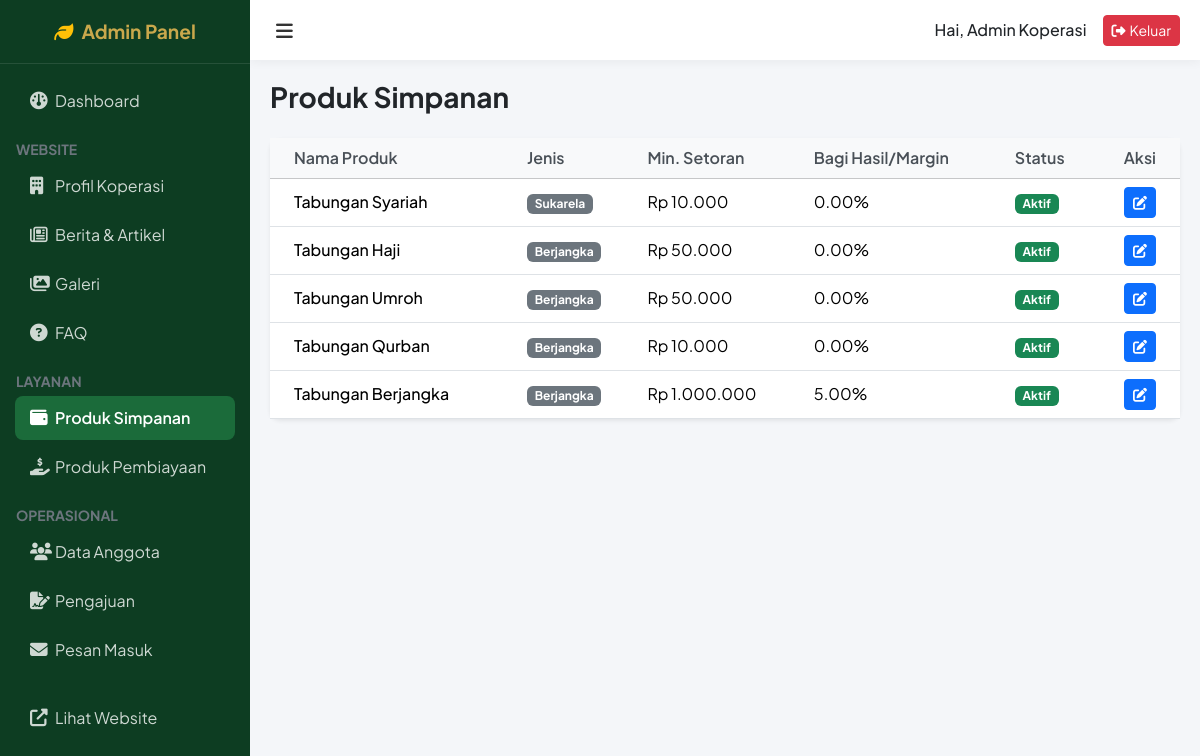
Screenshot of /admin-saving-product (signed in) with the database file from the repository.
### tables this page shows
CREATE TABLE savings_products (
    id INT AUTO_INCREMENT PRIMARY KEY,
    name VARCHAR(100) NOT NULL,
    type VARCHAR(50),
    description TEXT,
    min_amount DECIMAL(15,2),
    margin_rate DECIMAL(5,2),
    terms TEXT,
    is_active TINYINT(1) DEFAULT 1,
    created_at DATETIME
);

### app/controllers/AdminSavingProductController.php (called while the page is built, shortened)
<?php
class AdminSavingProductController extends Controller {
    public function index() {
        $model = $this->model('SavingProductModel');
        $data = [
            'title' => 'Kelola Produk Simpanan',
            'products' => $model->findAll()
        ];
        $this->view('admin/saving_products', $data);
    }
}

### app/core/App.php (called while the page is built, shortened)
<?php
class App {
    protected $controller = 'HomeController';
    protected $method = 'index';
    public function __construct() {
        $url = $this->parseUrl();
        $controllerName = isset($url[0]) ? str_replace('-', '', ucwords($url[0], '-')) . 'Controller' : $this->controller;
        if (file_exists(APP_ROOT . '/app/controllers/' . $controllerName . '.php')) {
            $this->controller = $controllerName;
            unset($url[0]);
        }
        $this->controller = new $this->controller;
        $this->params = $url ? array_values($url) : [];
        call_user_func_array([$this->controller, $this->method], $this->params);
    }
    public function parseUrl() {
        if (isset($_GET['url'])) {
            $url = rtrim($_GET['url'], '/');
            $url = filter_var($url, FILTER_SANITIZE_URL);
            $url = explode('/', $url);
            return $url;
        }
        return [];
    }
}

### public/index.php (called while the page is built, shortened)
<?php
spl_autoload_register(function($class) {
    $paths = [
        APP_ROOT . '/app/core/' . $class . '.php',
        APP_ROOT . '/app/controllers/' . $class . '.php',
        APP_ROOT . '/app/models/' . $class . '.php',
        APP_ROOT . '/app/helpers/' . $class . '.php',
    ];
    foreach ($paths as $path) {
        if (file_exists($path)) {
            return;
        }
    }
});
$app = new App();

### app/models/SavingProductModel.php (called while the page is built, shortened)
<?php
class SavingProductModel {
    private $db;
    public function __construct() {
        $this->db = Database::getInstance()->getConnection();
    }
    public function findAll() {
        $stmt = $this->db->query("SELECT * FROM savings_products ORDER BY created_at DESC");
        return $stmt->fetchAll();
    }
}

### app/core/Database.php (called while the page is built)
<?php
class Database {
    private static $instance = null;
    private $pdo;
    private function __construct() {
        try {
            $dsn = "mysql:host=" . DB_HOST . ";dbname=" . DB_NAME . ";charset=utf8mb4";
            $options = [
                PDO::ATTR_ERRMODE            => PDO::ERRMODE_EXCEPTION,
                PDO::ATTR_DEFAULT_FETCH_MODE => PDO::FETCH_ASSOC,
                PDO::ATTR_EMULATE_PREPARES   => false,
            ];
            $this->pdo = new PDO($dsn, DB_USER, DB_PASS, $options);
        } catch (PDOException $e) {
            die("Connection failed: " . $e->getMessage());
        }
    }
    public static function getInstance() {
        if (self::$instance == null) {
            self::$instance = new Database();
        }
        return self::$instance;
    }
    public function getConnection() {
        return $this->pdo;
    }
}

### app/helpers/Helper.php (called while the page is built, shortened)
<?php
class Helper {
    public static function formatRupiah($amount) {
        return "Rp " . number_format($amount, 0, ',', '.');
    }
}

### app/views/admin/saving_products.php (the view)
<?php include APP_ROOT . '/app/views/layouts/admin_header.php'; ?>
<div class="d-flex justify-content-between align-items-center mb-4">
    <h3 class="fw-bold mb-0">Produk Simpanan</h3>
</div>
<div class="card shadow-sm border-0">
    <div class="card-body p-0">
        <div class="table-responsive">
            <table class="table table-hover align-middle mb-0">
                <thead class="table-light">
                    <tr>
                        <th class="ps-4">Nama Produk</th>
                        <th>Jenis</th>
                        <th>Min. Setoran</th>
                        <th>Bagi Hasil/Margin</th>
                        <th>Status</th>
                        <th class="text-end pe-4">Aksi</th>
                    </tr>
                </thead>
                <tbody>
                    <?php if(empty($products)): ?>
                    <tr><td colspan="6" class="text-center py-4">Data tidak ditemukan</td></tr>
                    <?php else: ?>
                        <?php foreach($products as $p): ?>
                        <tr>
                            <td class="ps-4 fw-medium"><?= $p['name'] ?></td>
                            <td><span class="badge bg-secondary"><?= $p['type'] ?></span></td>
                            <td><?= Helper::formatRupiah($p['min_amount']) ?></td>
                            <td><?= $p['margin_rate'] ?>%</td>
                            <td>
                                <?php if($p['is_active']): ?>
                                    <span class="badge bg-success">Aktif</span>
                                <?php else: ?>
                                    <span class="badge bg-danger">Nonaktif</span>
                                <?php endif; ?>
                            </td>
                            <td class="text-end pe-4">
                                <a href="#" class="btn btn-sm btn-primary"><i class="fa-solid fa-edit"></i></a>
                            </td>
                        </tr>
                        <?php endforeach; ?>
                    <?php endif; ?>
                </tbody>
            </table>
        </div>
    </div>
</div>
<?php include APP_ROOT . '/app/views/layouts/admin_footer.php'; ?>

### public/assets/css/admin.css (style rules this page uses)
:root { --primary: #1B6B3A; --sidebar-bg: #0D3D22; --sidebar-hover: rgba(255,255,255,0.1); --sidebar-active: #1B6B3A; --bg-light: #f4f6f9; }
body { font-family: 'Plus Jakarta Sans', sans-serif; background-color: var(--bg-light); overflow-x: hidden; }
.card { border: none; border-radius: 10px; box-shadow: 0 2px 10px rgba(0,0,0,0.03); margin-bottom: 20px; }
.table th { font-weight: 600; color: #495057; border-top: none; }
.table td { vertical-align: middle; }

### rows the page displays
savings_products: name "Tabungan Syariah", type "Sukarela", min_amount "Rp 10.000", margin_rate "0.00", is_active "Aktif"
savings_products: name "Tabungan Haji", type "Berjangka", min_amount "Rp 50.000", margin_rate "0.00", is_active "Aktif"
savings_products: name "Tabungan Umroh", type "Berjangka", min_amount "Rp 50.000", margin_rate "0.00", is_active "Aktif"
savings_products: name "Tabungan Qurban", type "Berjangka", min_amount "Rp 10.000", margin_rate "0.00", is_active "Aktif"
savings_products: name "Tabungan Berjangka", type "Berjangka", min_amount "Rp 1.000.000", margin_rate "5.00", is_active "Aktif"

### other values shown
$_SESSION['name'] "Admin Koperasi"
